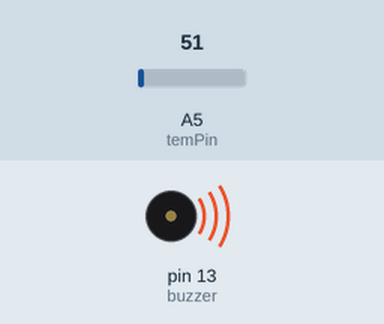
Bench run of a sketch on a simulated Arduino Uno, built with avr-gcc and run on an emulated ATmega328P. Shown: buzzer (waves = sounding, pin HIGH). The test bench sets the inputs (shaded band); at power-on: A5 (temPin) = 51. What the sketch prints to the serial monitor is not drawn.

Above: at 0.5 s.
At 5.0 s:
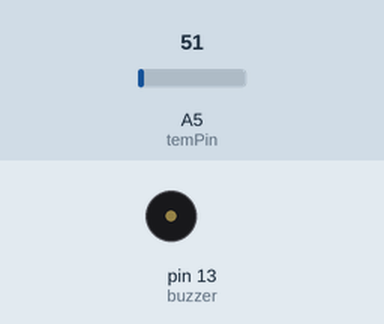
Timing chart, 0 to 6.9 s (numbered marks = the images above):
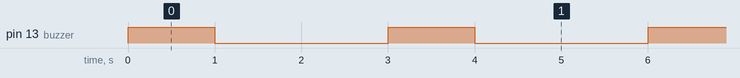

Measured:
- by itself, pin 13 (buzzer): alternates HIGH for 1.0 s and LOW for 2.0 s

The sketch:

Temperature_Buzzer.ino
```cpp
  int temPin=A5;
  int buzzer=13;
  // variable to read and store temp
  int value;

void setup() {
  // put your setup code here, to run once:
  Serial.begin(9600);
  pinMode(buzzer,OUTPUT);

}

void loop() {
  // put your main code here, to run repeatedly:
  // Read temp value on pin A5 by Analog Read() method
  value=analogRead(temPin);
  // float mvalue=(value/1024.0)*5000;
   // float cel=mvalue/10;
   float mvalue=316.3114 - 56.0655*(5/1024)*value;
    float cel=mvalue/10;
  Serial.print(cel);

  if(cel>22){
    digitalWrite(buzzer, HIGH);
    delay(1000);
    digitalWrite(buzzer, LOW);
    delay(2000);
    digitalWrite(buzzer, HIGH);
    delay(1000);
    digitalWrite(buzzer, LOW);
    delay(2000);

  }
  Serial.print("    TEMPERATURE=");
  Serial.print(cel);
  Serial.print("*C");
  Serial.println();


}
```
